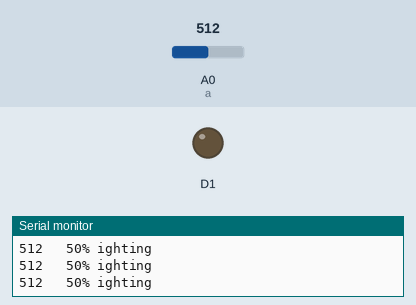
A sketch run on a simulated ESP8266 (NodeMCU). On the bench: output pins drawn as LEDs (lit = HIGH), the last lines printed to the serial monitor. The inputs (shaded band) are chosen by the test bench; at power-on: A0 (a) = 512.

Above: at 1.3 s.
1.4 s: A0 (a) set to 988
2.9 s: A0 (a) set to 1017
At 3.8 s:
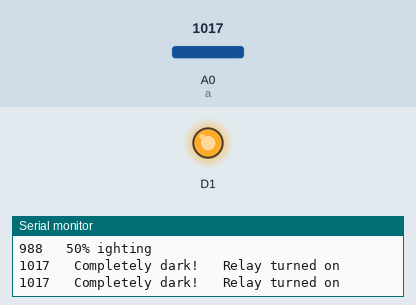
4.5 s: A0 (a) set to 990
At 5.0 s:
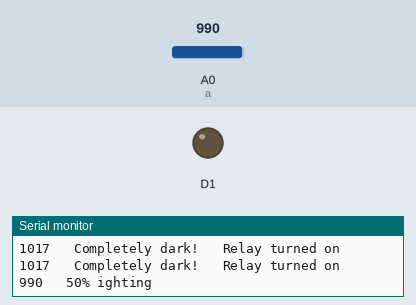
6.0 s: A0 (a) set to 1010
At 7.4 s:
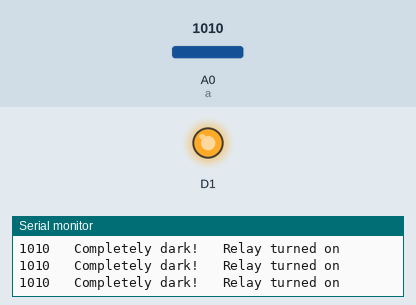
Timing chart, 0 to 8.5 s (numbered marks = the images above; inputs shaded):
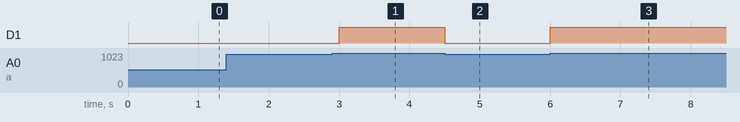

Measured:
- the behaviour switches between 1000 and 1001 on A0 (a) (found by bisection; images 0 and 1)
- after the input at 2.9 s, D1: LOW → HIGH after 0.10 s
- after the input at 4.5 s, D1: HIGH → LOW at once
- after the input at 6.0 s, D1: LOW → HIGH at once

The sketch:

light_sensor_usingRelay.ino
```cpp
int swv;
int a=A0;

void setup()
{
  Serial.begin(9600);
  pinMode(a,INPUT);
  pinMode(D1,OUTPUT);
}
void loop()
{
  swv=analogRead(a);
  if(swv>1000)
  {
    //turn on relay

    Serial.print(swv);
    Serial.println("   Completely dark!   Relay turned on");

    digitalWrite(5,HIGH);
    delay(500);
  }
  else if(swv>=400)
  {
    Serial.print(swv);
    Serial.println("   50% lighting");
    digitalWrite(5,LOW);
    delay(500);
  }
  else if(swv<=200)
  {
    Serial.print(swv);
    Serial.println("    Its bright outside!");
    digitalWrite(5,LOW);
    delay(500);
  }
}
```
